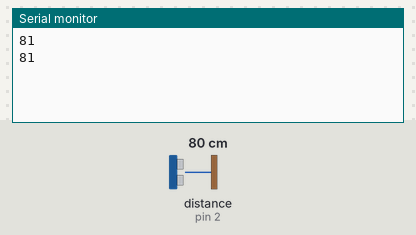
Simulated run of this sketch. Board: Arduino Uno, built with avr-gcc and run on an emulated ATmega328P. Parts: the last lines printed to the serial monitor. The test bench sets the inputs (shaded band); at power-on: distance to the obstacle (sensor on pin 2) 80 cm. The echo pulse lasts 58.3 µs per cm.

Above: at 2.8 s.
2.9 s: distance to the obstacle (sensor on pin 2) set to 2 cm
At 3.7 s:
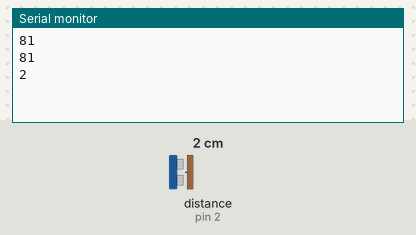
4.4 s: distance to the obstacle (sensor on pin 2) set to 4 cm
At 5.8 s:
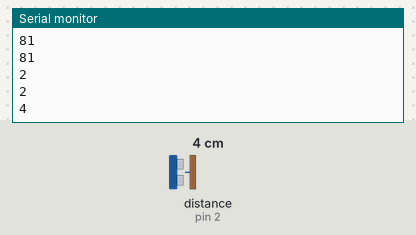
Timing chart, 0 to 7.4 s (numbered marks = the images above; inputs shaded):
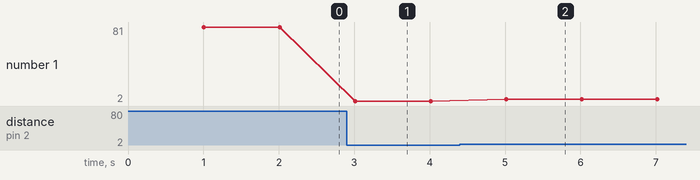

The sketch:

dist2.ino
```cpp
#include <Arduino.h>
 #include "Nextion.h"
 #include <dht.h>
dht DHT;
#include <NewPing.h>
/*-----( Declare Constants and Pin Numbers )-----*/
#define  TRIGGER_PIN  3
#define  ECHO_PIN     2
#define MAX_DISTANCE 200 // Maximum distance we want to ping for (in centimeters).
                         //Maximum sensor distance is rated at 400-500cm.
/*-----( Declare objects )-----*/
NewPing sonar(TRIGGER_PIN, ECHO_PIN, MAX_DISTANCE); // NewPing setup of pins and maximum distance.
/*-----( Declare Variables )-----*/
NexText t0 = NexText(0, 1, "t0");
NexText t1 = NexText(0, 2, "t1");
int DistanceCm;

NexTouch *nex_listen_list[] = {

   NULL

 };
   char buffer[100] = {0};
void setup()   /****** SETUP: RUNS ONCE ******/
{
Serial.begin(9600);

 }//--(end setup )---


void loop()
{
  delay(1000);
  DistanceCm = sonar.ping_cm();
 Serial.print(DistanceCm);
  Serial.println("  ");

/*
if ( DistanceCm <= 7){
      t0.setText("LOW");
}

if ( DistanceCm >8 && DistanceCm < 14){
      t0.setText("MED");
} */
if (DistanceCm ==14){
      t0.setText("HIGH");
}


if ( DistanceCm == 7){
 Serial.println("LOW");

}
/*
if ( DistanceCm >=8 && DistanceCm <= 14){
 Serial.println("MED");

}
if ( DistanceCm >14){
  Serial.println("HIGH");

}*/
 nexLoop(nex_listen_list);
  t0.setText(buffer);
}


//--(end main loop )---

/*-----( Declare User-written Functions )-----*/

// None
//*********( THE END )***********
```

Measured:
- after the input at 2.9 s, the serial monitor: prints a new line after 0.11 s (image 1)
- after the input at 4.4 s, the serial monitor: prints a new line after 0.61 s (image 2)
- plotted number 1: 81 → 2 after the input at 2.9 s, 2 → 4 after the input at 4.4 s
